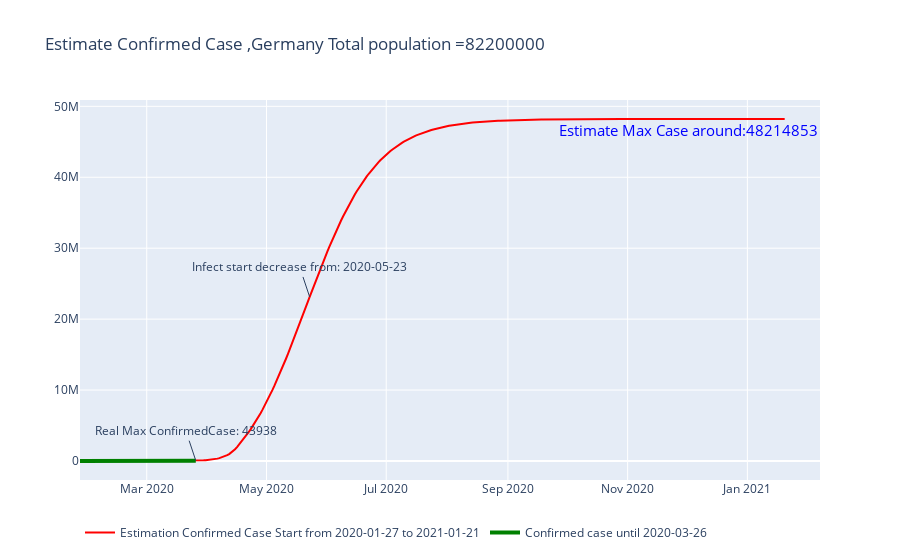

Notebook cell for this chart:
### Code cell
T_inc = 5.2  # average incubation period
T_inf = 2.9  # average infectious period
R_0 = 2.2  # reproduction number without intervention
R_t = 0.7  # reproduction number after intervention

country = 'Germany'

if country not in train['Country_Region'].unique():
    country_pd_train = train[train['Province_State']==country]
else:
    country_pd_train = train[train['Country_Region']==country]

a,b = fit_model_new(country_pd_train,country,make_plot=True)

### Figure 1 — Plotly figure (JSON) as saved in the notebook; plotly's stock layout.template omitted (floating-point values rounded to 4 significant figures; data arrays with more than 128 entries replaced by an {"elided": "..."} marker saying what was removed)
{"data": [{"line": {"color": "red"}, "mode": "lines", "name": "Estimation Confirmed Case Start from 2020-01-27 to 2021-01-21", "type": "scatter", "x": {"elided": "360 str values"}, "y": {"elided": "360 int values"}}, {"line": {"color": "green", "width": 4}, "mode": "lines", "name": "Confirmed case until 2020-03-26", "type": "scatter", "x": ["2020-01-27", "2020-01-28", "2020-01-29", "2020-01-30", "2020-01-31", "2020-02-01", "2020-02-02", "2020-02-03", "2020-02-04", "2020-02-05", "2020-02-06", "2020-02-07", "2020-02-08", "2020-02-09", "2020-02-10", "2020-02-11", "2020-02-12", "2020-02-13", "2020-02-14", "2020-02-15", "2020-02-16", "2020-02-17", "2020-02-18", "2020-02-19", "2020-02-20", "2020-02-21", "2020-02-22", "2020-02-23", "2020-02-24", "2020-02-25", "2020-02-26", "2020-02-27", "2020-02-28", "2020-02-29", "2020-03-01", "2020-03-02", "2020-03-03", "2020-03-04", "2020-03-05", "2020-03-06", "2020-03-07", "2020-03-08", "2020-03-09", "2020-03-10", "2020-03-11", "2020-03-12", "2020-03-13", "2020-03-14", "2020-03-15", "2020-03-16", "2020-03-17", "2020-03-18", "2020-03-19", "2020-03-20", "2020-03-21", "2020-03-22", "2020-03-23", "2020-03-24", "2020-03-25", "2020-03-26"], "y": [1, 4, 4, 4, 5, 8, 10, 12, 12, 12, 12, 13, 13, 14, 14, 16, 16, 16, 16, 16, 16, 16, 16, 16, 16, 16, 16, 16, 16, 17, 27, 46, 48, 79, 130, 159, 196, 262, 482, 670, 799, 1040, 1176, 1457, 1908, 2078, 3675, 4585, 5795, 7272, 9257, 12327, 15320, 19848, 22213, 24873, 29056, 32986, 37323, 43938]}], "layout": {"annotations": [{"font": {"color": "Blue", "size": 15}, "showarrow": false, "text": "Estimate Max Case around:48214853", "x": "2020-12-02", "y": 46610000.0}, {"showarrow": true, "text": "Real Max ConfirmedCase: 43938", "x": "2020-03-26", "y": 43938}, {"text": "Infect start decrease from: 2020-05-23", "x": "2020-05-23", "y": 23130000.0}], "legend": {"orientation": "h"}, "title": {"text": "Estimate Confirmed Case ,Germany Total population =82200000"}}}
